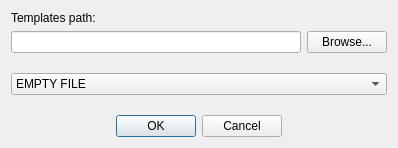
<?xml version="1.0" encoding="UTF-8"?>
<ui version="4.0">
 <class>NewFileDialog</class>
 <widget class="QDialog" name="newFileDialog">
  <property name="geometry">
   <rect>
    <x>0</x>
    <y>0</y>
    <width>398</width>
    <height>148</height>
   </rect>
  </property>
  <property name="windowTitle">
   <string>New file</string>
  </property>
  <layout class="QVBoxLayout" name="verticalLayout_3">
   <item>
    <layout class="QVBoxLayout" name="verticalLayout_2">
     <item>
      <layout class="QVBoxLayout" name="verticalLayout">
       <item>
        <widget class="QLabel" name="label">
         <property name="text">
          <string>Templates path:</string>
         </property>
        </widget>
       </item>
       <item>
        <layout class="QHBoxLayout" name="horizontalLayout">
         <item>
          <widget class="QLineEdit" name="pathLineEdit">
           <property name="readOnly">
            <bool>true</bool>
           </property>
          </widget>
         </item>
         <item>
          <widget class="QPushButton" name="browsePushButton">
           <property name="text">
            <string>Browse...</string>
           </property>
          </widget>
         </item>
        </layout>
       </item>
      </layout>
     </item>
     <item>
      <spacer name="verticalSpacer">
       <property name="orientation">
        <enum>Qt::Vertical</enum>
       </property>
       <property name="sizeHint" stdset="0">
        <size>
         <width>20</width>
         <height>40</height>
        </size>
       </property>
      </spacer>
     </item>
     <item>
      <widget class="QComboBox" name="fileComboBox">
       <item>
        <property name="text">
         <string>EMPTY FILE</string>
        </property>
       </item>
      </widget>
     </item>
     <item>
      <spacer name="verticalSpacer_2">
       <property name="orientation">
        <enum>Qt::Vertical</enum>
       </property>
       <property name="sizeHint" stdset="0">
        <size>
         <width>20</width>
         <height>40</height>
        </size>
       </property>
      </spacer>
     </item>
    </layout>
   </item>
   <item>
    <spacer name="verticalSpacer_3">
     <property name="orientation">
      <enum>Qt::Vertical</enum>
     </property>
     <property name="sizeHint" stdset="0">
      <size>
       <width>20</width>
       <height>40</height>
      </size>
     </property>
    </spacer>
   </item>
   <item>
    <layout class="QHBoxLayout" name="horizontalLayout_2">
     <item>
      <spacer name="horizontalSpacer_2">
       <property name="orientation">
        <enum>Qt::Horizontal</enum>
       </property>
       <property name="sizeHint" stdset="0">
        <size>
         <width>40</width>
         <height>20</height>
        </size>
       </property>
      </spacer>
     </item>
     <item>
      <widget class="QDialogButtonBox" name="buttonBox">
       <property name="orientation">
        <enum>Qt::Horizontal</enum>
       </property>
       <property name="standardButtons">
        <set>QDialogButtonBox::Cancel|QDialogButtonBox::Ok</set>
       </property>
      </widget>
     </item>
     <item>
      <spacer name="horizontalSpacer">
       <property name="orientation">
        <enum>Qt::Horizontal</enum>
       </property>
       <property name="sizeHint" stdset="0">
        <size>
         <width>40</width>
         <height>20</height>
        </size>
       </property>
      </spacer>
     </item>
    </layout>
   </item>
  </layout>
 </widget>
 <resources/>
 <connections>
  <connection>
   <sender>buttonBox</sender>
   <signal>accepted()</signal>
   <receiver>newFileDialog</receiver>
   <slot>accept()</slot>
   <hints>
    <hint type="sourcelabel">
     <x>248</x>
     <y>254</y>
    </hint>
    <hint type="destinationlabel">
     <x>157</x>
     <y>274</y>
    </hint>
   </hints>
  </connection>
  <connection>
   <sender>buttonBox</sender>
   <signal>rejected()</signal>
   <receiver>newFileDialog</receiver>
   <slot>reject()</slot>
   <hints>
    <hint type="sourcelabel">
     <x>316</x>
     <y>260</y>
    </hint>
    <hint type="destinationlabel">
     <x>286</x>
     <y>274</y>
    </hint>
   </hints>
  </connection>
 </connections>
</ui>
